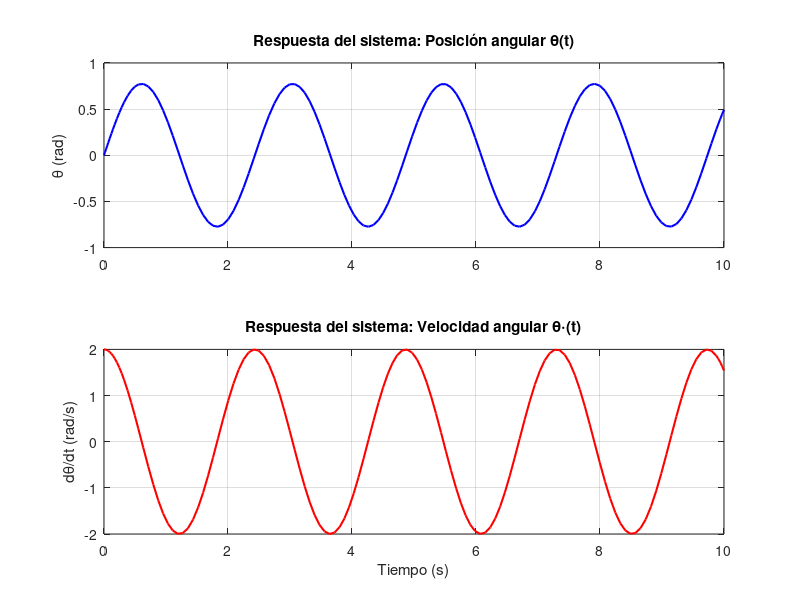

Source code (MATLAB):
function practica4_ejercicio1()
% Parámetros del sistema
m = 10;    % Masa (kg)
r = 0.05;  % Radio (m)
k = 100;   % Constante del resorte (N/m)

% Tiempo de simulación
tspan = [0 10];

% Condiciones iniciales: [theta(0); theta_punto(0)]
x0 = [0; 2];

% Integración numérica mediante ode45
[t, x] = ode45(@(t, x) sistema_disco(t, x, m, k), tspan, x0);

% Graficación de estados
figure;
subplot(2,1,1);
plot(t, x(:,1), 'b-', 'LineWidth', 1.5);
grid on;
ylabel('\theta (rad)');
title('Respuesta del sistema: Posición angular \theta(t)');

subplot(2,1,2);
plot(t, x(:,2), 'r-', 'LineWidth', 1.5);
grid on;
xlabel('Tiempo (s)');
ylabel('d\theta/dt (rad/s)');
title('Respuesta del sistema: Velocidad angular \theta\cdot(t)');
end

function dxdt = sistema_disco(~, x, m, k)
dxdt = zeros(2,1);
dxdt(1) = x(2);                       % dx1/dt = x2
dxdt(2) = -(2 * k / (3 * m)) * x(1);   % dx2/dt = -(2k / 3m) * x1
end
